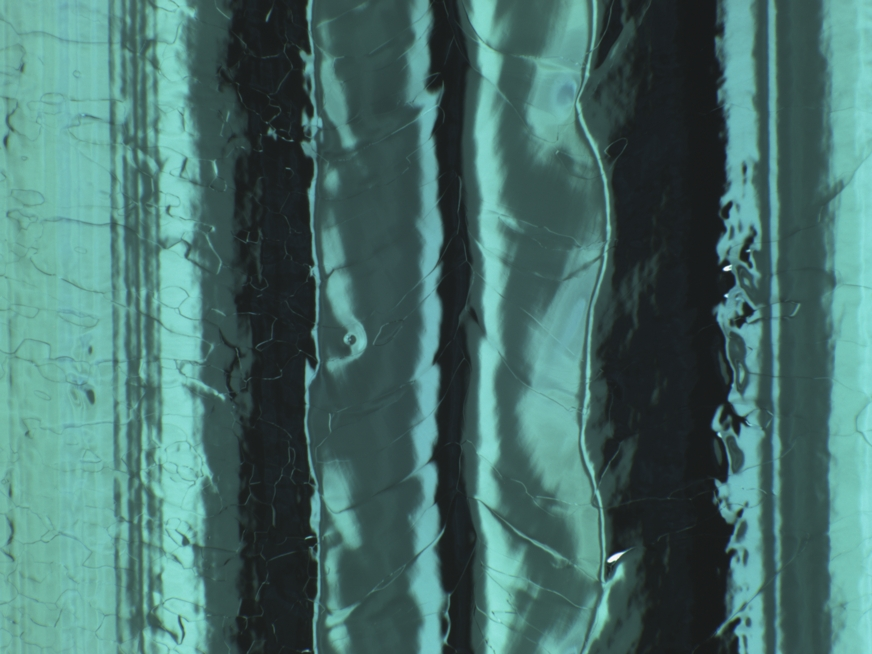
//> input picture 6.jpg, 872 x 654 px
$ ./objectDetection   (built with g++ and OpenCV 4)
//> lines starting //> are read from the running program, lines starting //| are printed output that depends on the picture
#include "opencv2/objdetect/objdetect.hpp"
#include "opencv2/highgui/highgui.hpp"
#include "opencv2/imgproc/imgproc.hpp"

#include <iostream>
#include <stdio.h>

using namespace std;
using namespace cv;

/** Function Headers */
void detectAndDisplay( Mat frame );

/** Global variables */
String defect_cascade_name = "cascade.xml";
CascadeClassifier defect_cascade;
String window_name = "defects";

/** @function main */
int main( void )
{
    Mat img;


    //-- 1. Load the cascade
    if( !defect_cascade.load( defect_cascade_name ) ){ printf("--(!)Error loading defect cascade\n"); return -1; };

    //-- 2. Load the images
    img = imread("6.jpg", CV_LOAD_IMAGE_COLOR);
//> img is the input picture: 654 rows x 872 cols, CV_8UC3; mean B, G, R 105.8, 110.6, 70.9
    resize(img, img, Size(), 2., 2.); // CASCADE IS SENSETIVE TO TESTING IMAGE SIZE, THE TESTING IMAGES ARE TOO SMALL THAT'S WHY THEY ARE RESIZED HERE
//> img: 1308 rows x 1744 cols, CV_8UC3

    if ( !img.data ){ printf("--(!)Error loading source image\n"); return -1; };

    //-- 3. Apply the classifier to the frame
    detectAndDisplay( img );

    return 0;
}

/** @function detectAndDisplay */
void detectAndDisplay( Mat img )
{
    std::vector<Rect> defects;
    Mat img_gray;

    cvtColor( img, img_gray, COLOR_BGR2GRAY );
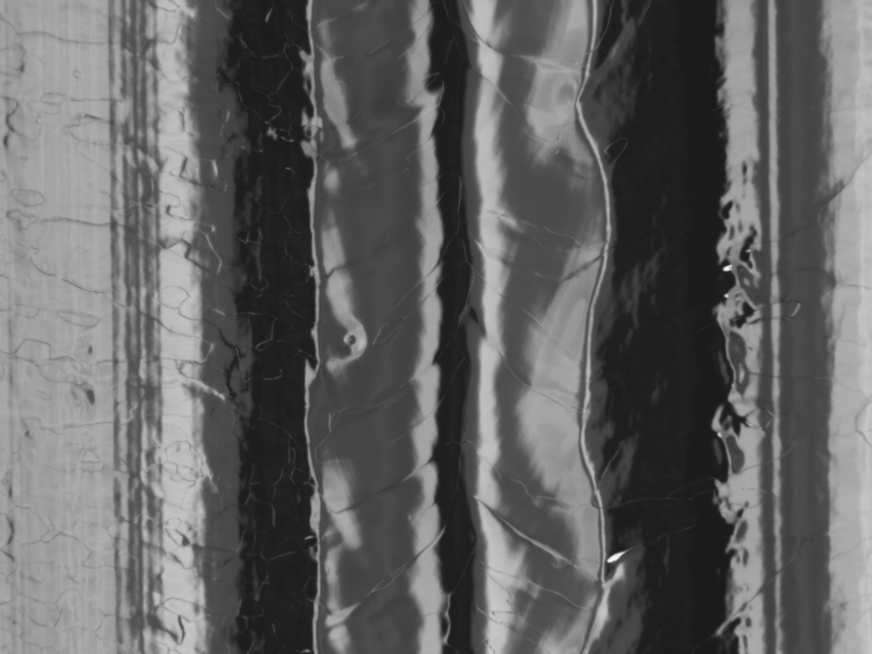
//> img_gray: 1308 rows x 1744 cols, CV_8UC1 (shown at 1/2 size); min 25, max 246, mean 98.1
    equalizeHist( img_gray, img_gray );
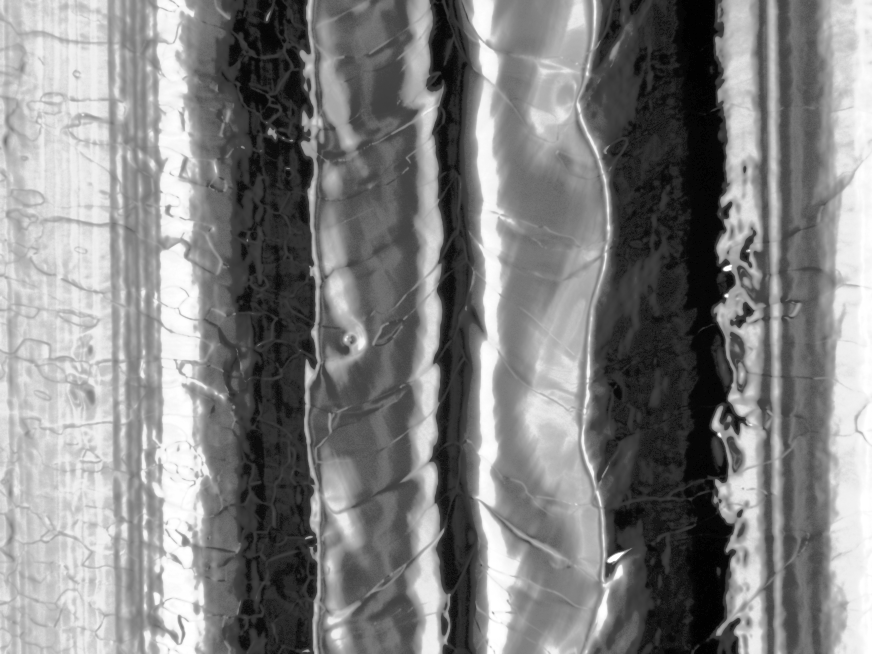
//> img_gray: 1308 rows x 1744 cols, CV_8UC1 (shown at 1/2 size); min 0, max 255, mean 129

    //-- Detect defects
    // For the documentation of detectMultiScale look into the OpenCV Reference
    double scaleFactor = 1.1;
    int minNeighbours = 2;
    Size minSize = Size(20, 20);
    Size maxSize = Size(200, 200);
    defect_cascade.detectMultiScale( img_gray, defects, scaleFactor, minNeighbours);//, 0, minSize, maxSize );
//> defects = 1 Rect (x, y, width, height): [637, 624, 108, 108]

    for ( size_t i = 0; i < defects.size(); i++ )
    {
        Point center( defects[i].x + defects[i].width/2, defects[i].y + defects[i].height/2 );
        ellipse( img, center, Size( defects[i].width/2, defects[i].height/2 ), 0, 0, 360, Scalar( 255, 0, 255 ), 4, 8, 0 );

    }
//> this loop made 1 pass
//> center on pass 1: Point(691, 678)
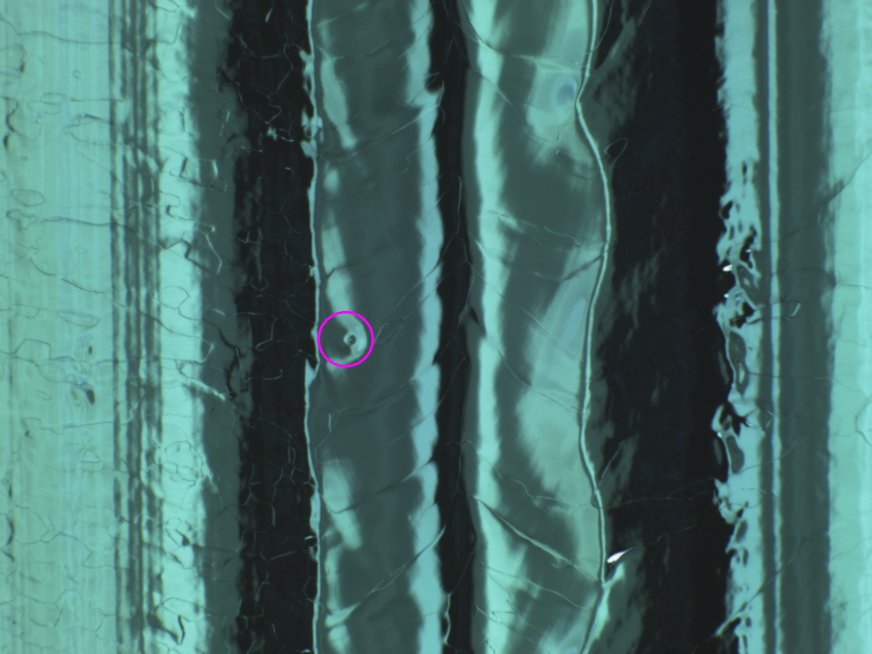
//> img: 1308 rows x 1744 cols, CV_8UC3 (shown at 1/2 size); mean B, G, R 105.9, 110.4, 71

    //-- Show what you got
    cvNamedWindow( "defects", CV_WINDOW_AUTOSIZE );
    imshow( window_name, img );

    // Write down the processed file
    imwrite( "processed6.jpg", img );
}
